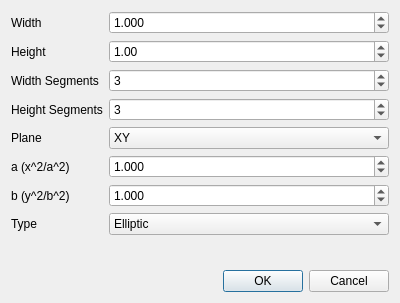
<?xml version="1.0" encoding="UTF-8"?>
<ui version="4.0">
 <class>ParaboloidParametersDialog</class>
 <widget class="QDialog" name="ParaboloidParametersDialog">
  <property name="geometry">
   <rect>
    <x>0</x>
    <y>0</y>
    <width>400</width>
    <height>303</height>
   </rect>
  </property>
  <property name="minimumSize">
   <size>
    <width>400</width>
    <height>303</height>
   </size>
  </property>
  <property name="windowTitle">
   <string>Paraboloid Parameters Dialog</string>
  </property>
  <layout class="QGridLayout" name="gridLayout">
   <item row="0" column="0">
    <layout class="QFormLayout" name="formLayout">
     <item row="0" column="0">
      <widget class="QLabel" name="widthLabel">
       <property name="text">
        <string>Width</string>
       </property>
      </widget>
     </item>
     <item row="0" column="1">
      <widget class="QDoubleSpinBox" name="widthDoubleSpinBox">
       <property name="decimals">
        <number>3</number>
       </property>
       <property name="maximum">
        <double>1000.000000000000000</double>
       </property>
       <property name="singleStep">
        <double>0.010000000000000</double>
       </property>
       <property name="value">
        <double>1.000000000000000</double>
       </property>
      </widget>
     </item>
     <item row="1" column="0">
      <widget class="QLabel" name="heightLabel">
       <property name="text">
        <string>Height</string>
       </property>
      </widget>
     </item>
     <item row="1" column="1">
      <widget class="QDoubleSpinBox" name="heightDoubleSpinBox">
       <property name="maximum">
        <double>1000.000000000000000</double>
       </property>
       <property name="singleStep">
        <double>0.010000000000000</double>
       </property>
       <property name="value">
        <double>1.000000000000000</double>
       </property>
      </widget>
     </item>
     <item row="2" column="0">
      <widget class="QLabel" name="widthSegmentsLabel">
       <property name="text">
        <string>Width Segments</string>
       </property>
      </widget>
     </item>
     <item row="2" column="1">
      <widget class="QSpinBox" name="widthSegmentsSpinBox">
       <property name="minimum">
        <number>1</number>
       </property>
       <property name="value">
        <number>3</number>
       </property>
      </widget>
     </item>
     <item row="3" column="0">
      <widget class="QLabel" name="heightSegmentsLabel">
       <property name="text">
        <string>Height Segments</string>
       </property>
      </widget>
     </item>
     <item row="3" column="1">
      <widget class="QSpinBox" name="heightSegmentsSpinBox">
       <property name="minimum">
        <number>1</number>
       </property>
       <property name="value">
        <number>3</number>
       </property>
      </widget>
     </item>
     <item row="4" column="0">
      <widget class="QLabel" name="planeLabel">
       <property name="text">
        <string>Plane</string>
       </property>
      </widget>
     </item>
     <item row="4" column="1">
      <widget class="QComboBox" name="planeComboBox">
       <item>
        <property name="text">
         <string>XY</string>
        </property>
       </item>
       <item>
        <property name="text">
         <string>XZ</string>
        </property>
       </item>
       <item>
        <property name="text">
         <string>YZ</string>
        </property>
       </item>
      </widget>
     </item>
     <item row="5" column="0">
      <widget class="QLabel" name="aLabel">
       <property name="text">
        <string>a (x^2/a^2)</string>
       </property>
      </widget>
     </item>
     <item row="5" column="1">
      <widget class="QDoubleSpinBox" name="aDoubleSpinBox">
       <property name="decimals">
        <number>3</number>
       </property>
       <property name="minimum">
        <double>-1000.000000000000000</double>
       </property>
       <property name="maximum">
        <double>1000.000000000000000</double>
       </property>
       <property name="singleStep">
        <double>0.010000000000000</double>
       </property>
       <property name="value">
        <double>1.000000000000000</double>
       </property>
      </widget>
     </item>
     <item row="6" column="0">
      <widget class="QLabel" name="bLabel">
       <property name="text">
        <string>b (y^2/b^2)</string>
       </property>
      </widget>
     </item>
     <item row="6" column="1">
      <widget class="QDoubleSpinBox" name="bDoubleSpinBox">
       <property name="decimals">
        <number>3</number>
       </property>
       <property name="minimum">
        <double>-1000.000000000000000</double>
       </property>
       <property name="maximum">
        <double>1000.000000000000000</double>
       </property>
       <property name="singleStep">
        <double>0.010000000000000</double>
       </property>
       <property name="value">
        <double>1.000000000000000</double>
       </property>
      </widget>
     </item>
     <item row="7" column="0">
      <widget class="QLabel" name="typeLabel">
       <property name="text">
        <string>Type</string>
       </property>
      </widget>
     </item>
     <item row="7" column="1">
      <widget class="QComboBox" name="typeComboBox">
       <item>
        <property name="text">
         <string>Elliptic</string>
        </property>
       </item>
       <item>
        <property name="text">
         <string>Hyperbolic</string>
        </property>
       </item>
      </widget>
     </item>
    </layout>
   </item>
   <item row="1" column="0">
    <widget class="QDialogButtonBox" name="buttonBox">
     <property name="orientation">
      <enum>Qt::Horizontal</enum>
     </property>
     <property name="standardButtons">
      <set>QDialogButtonBox::Cancel|QDialogButtonBox::Ok</set>
     </property>
    </widget>
   </item>
  </layout>
 </widget>
 <resources/>
 <connections>
  <connection>
   <sender>buttonBox</sender>
   <signal>accepted()</signal>
   <receiver>ParaboloidParametersDialog</receiver>
   <slot>accept()</slot>
   <hints>
    <hint type="sourcelabel">
     <x>248</x>
     <y>254</y>
    </hint>
    <hint type="destinationlabel">
     <x>157</x>
     <y>274</y>
    </hint>
   </hints>
  </connection>
  <connection>
   <sender>buttonBox</sender>
   <signal>rejected()</signal>
   <receiver>ParaboloidParametersDialog</receiver>
   <slot>reject()</slot>
   <hints>
    <hint type="sourcelabel">
     <x>316</x>
     <y>260</y>
    </hint>
    <hint type="destinationlabel">
     <x>286</x>
     <y>274</y>
    </hint>
   </hints>
  </connection>
 </connections>
</ui>
